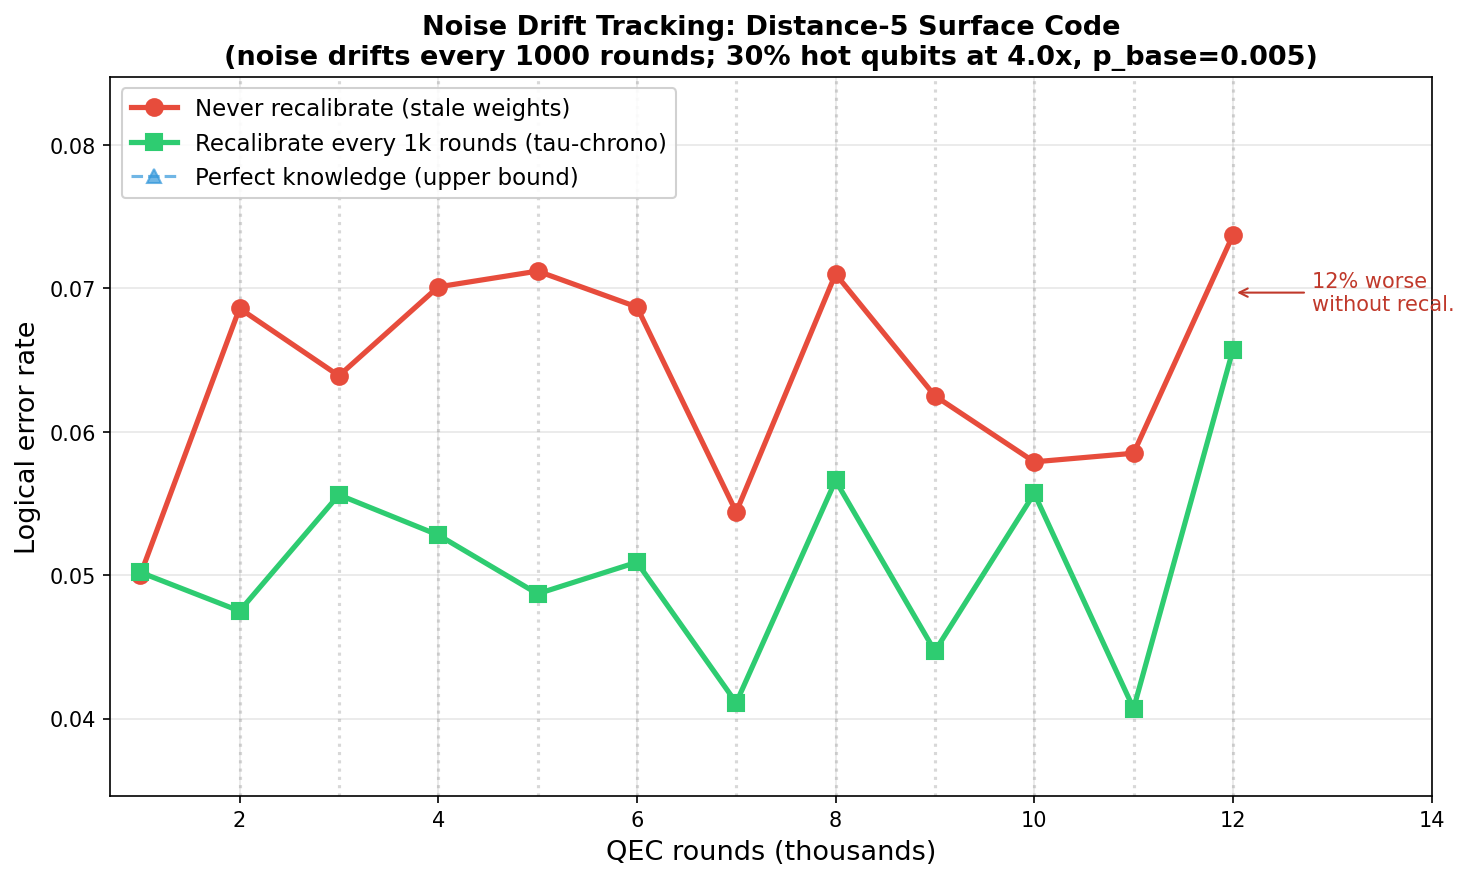

The script that saved this image:
#!/usr/bin/env python3
"""
QEC Experiment 2: Noise Drift Tracking
========================================

Demonstrates that recalibrating decoder weights when the noise landscape
drifts maintains QEC performance, while stale weights degrade over time.

Experiment design:
  1. Distance-5 rotated surface code with non-uniform noise
     (30% of qubits at 4x higher error rate, p_base = 0.005).
  2. Every DRIFT_INTERVAL QEC rounds, the set of "hot" qubits changes
     randomly (simulating noise drift in real hardware).
  3. Three decoding strategies:
     (a) NEVER recalibrate:  Use initial noise weights forever.
         As noise drifts, the decoder's model becomes stale.
     (b) RECALIBRATE every drift interval:  Update weights to match
         the current noise landscape. This is what tau-chrono enables.
     (c) PERFECT knowledge:  Decoder always knows the exact current
         noise model (theoretical upper bound).
  4. Plot: logical error rate vs QEC epoch (each epoch = DRIFT_INTERVAL rounds).
  5. Save data to JSON for reproducibility.

Runtime target: < 5 minutes on Mac M1 Max.

Author: Sheng-Kai Huang / QDA
Date: 2026-03-19
"""

import json
import os
import re
import sys
import time

import numpy as np

try:
    import stim
except ImportError:
    sys.exit("ERROR: stim not installed. Run: pip install stim")

try:
    import pymatching
except ImportError:
    sys.exit("ERROR: pymatching not installed. Run: pip install pymatching")

# ---------------------------------------------------------------------------
# Configuration
# ---------------------------------------------------------------------------

DISTANCE = 5                    # Surface code distance
ROUNDS_PER_SAMPLE = 5           # QEC rounds per syndrome sample (= distance)
P_BASE = 0.005                  # Base physical error rate
NOISE_RATIO = 4.0               # Hot qubits are this many times noisier
FRACTION_NOISY = 0.30           # 30% of data qubits are "hot"
DRIFT_INTERVAL = 1000           # Rounds between noise drift events
NUM_EPOCHS = 12                 # Number of drift epochs to simulate
SHOTS_PER_EPOCH = 10_000        # Syndrome shots per epoch for statistics
SEED = 2026

np.random.seed(SEED)

SCRIPT_DIR = os.path.dirname(os.path.abspath(__file__))

# ---------------------------------------------------------------------------
# Helpers: circuit construction (adapted from Experiment 1)
# ---------------------------------------------------------------------------

def get_data_qubits(circuit_str: str, num_qubits: int):
    """Identify data qubit indices from a Stim circuit string."""
    ancilla_qubits = set()
    for line in circuit_str.split('\n'):
        if line.strip().startswith('MR '):
            for tok in line.strip().split()[1:]:
                try:
                    ancilla_qubits.add(int(tok))
                except ValueError:
                    pass

    used_qubits = set()
    for line in circuit_str.split('\n'):
        if 'QUBIT_COORDS' in line:
            m = re.search(r'QUBIT_COORDS\([^)]+\)\s+(\d+)', line)
            if m:
                used_qubits.add(int(m.group(1)))

    data_qubits = sorted(used_qubits - ancilla_qubits)
    return data_qubits


def build_nonuniform_circuit(distance, rounds, base_p, noise_ratio,
                              hot_qubit_set, data_qubit_list):
    """
    Build a surface code circuit where specified qubits have elevated noise.

    Returns:
        circuit_nonuniform: The TRUE circuit with non-uniform noise.
    """
    # Reference uniform circuit
    circuit_ref = stim.Circuit.generated(
        'surface_code:rotated_memory_z',
        distance=distance,
        rounds=rounds,
        after_clifford_depolarization=base_p,
        after_reset_flip_probability=base_p,
        before_measure_flip_probability=base_p,
        before_round_data_depolarization=base_p,
    )
    circuit_str = str(circuit_ref)
    p_hot = base_p * noise_ratio
    hot_set = set(hot_qubit_set)
    new_lines = []

    for line in circuit_str.split('\n'):
        stripped = line.strip()

        # DEPOLARIZE1
        if stripped.startswith('DEPOLARIZE1('):
            m = re.match(r'(\s*)DEPOLARIZE1\(([^)]+)\)\s+(.*)', line)
            if m:
                indent, orig_p_str, qstr = m.group(1), m.group(2), m.group(3)
                orig_p = float(orig_p_str)
                qids = [int(q) for q in qstr.split()]
                hot_g = [q for q in qids if q in hot_set]
                cold_g = [q for q in qids if q not in hot_set]
                if cold_g:
                    new_lines.append(f"{indent}DEPOLARIZE1({orig_p}) {' '.join(map(str, cold_g))}")
                if hot_g:
                    new_lines.append(f"{indent}DEPOLARIZE1({p_hot}) {' '.join(map(str, hot_g))}")
                continue

        # DEPOLARIZE2
        elif stripped.startswith('DEPOLARIZE2('):
            m = re.match(r'(\s*)DEPOLARIZE2\(([^)]+)\)\s+(.*)', line)
            if m:
                indent, orig_p_str, qstr = m.group(1), m.group(2), m.group(3)
                orig_p = float(orig_p_str)
                qids = [int(q) for q in qstr.split()]
                hot_pairs, cold_pairs = [], []
                for i in range(0, len(qids), 2):
                    q1, q2 = qids[i], qids[i + 1]
                    if q1 in hot_set or q2 in hot_set:
                        hot_pairs.extend([q1, q2])
                    else:
                        cold_pairs.extend([q1, q2])
                if cold_pairs:
                    new_lines.append(f"{indent}DEPOLARIZE2({orig_p}) {' '.join(map(str, cold_pairs))}")
                if hot_pairs:
                    new_lines.append(f"{indent}DEPOLARIZE2({p_hot}) {' '.join(map(str, hot_pairs))}")
                continue

        # X_ERROR
        elif stripped.startswith('X_ERROR('):
            m = re.match(r'(\s*)X_ERROR\(([^)]+)\)\s+(.*)', line)
            if m:
                indent, orig_p_str, qstr = m.group(1), m.group(2), m.group(3)
                orig_p = float(orig_p_str)
                qids = [int(q) for q in qstr.split()]
                hot_g = [q for q in qids if q in hot_set]
                cold_g = [q for q in qids if q not in hot_set]
                if cold_g:
                    new_lines.append(f"{indent}X_ERROR({orig_p}) {' '.join(map(str, cold_g))}")
                if hot_g:
                    new_lines.append(f"{indent}X_ERROR({p_hot}) {' '.join(map(str, hot_g))}")
                continue

        new_lines.append(line)

    circuit_nonuniform = stim.Circuit('\n'.join(new_lines))
    return circuit_nonuniform


def build_uniform_circuit(distance, rounds, base_p):
    """Build a uniform-noise circuit (for average / initial decoder)."""
    return stim.Circuit.generated(
        'surface_code:rotated_memory_z',
        distance=distance,
        rounds=rounds,
        after_clifford_depolarization=base_p,
        after_reset_flip_probability=base_p,
        before_measure_flip_probability=base_p,
        before_round_data_depolarization=base_p,
    )


def decode_batch(circuit_sample, circuit_for_dem, num_shots):
    """
    Sample syndromes from circuit_sample, decode using DEM from
    circuit_for_dem. Returns logical error rate.
    """
    sampler = circuit_sample.compile_detector_sampler()
    detections, observables = sampler.sample(
        shots=num_shots, separate_observables=True
    )
    dem = circuit_for_dem.detector_error_model(decompose_errors=True)
    matcher = pymatching.Matching.from_detector_error_model(dem)
    predictions = matcher.decode_batch(detections)
    n_errors = np.sum(np.any(predictions != observables, axis=1))
    return n_errors / num_shots


# ---------------------------------------------------------------------------
# Select a random set of hot qubits
# ---------------------------------------------------------------------------

def random_hot_qubits(data_qubit_list, frac, rng=None):
    """Return a set of randomly chosen hot qubits."""
    if rng is None:
        rng = np.random.default_rng()
    n_hot = max(1, int(len(data_qubit_list) * frac))
    chosen = rng.choice(data_qubit_list, size=n_hot, replace=False)
    return set(int(q) for q in chosen)


# ---------------------------------------------------------------------------
# Main experiment
# ---------------------------------------------------------------------------

def run_experiment():
    print("=" * 72)
    print("QEC EXPERIMENT 2: NOISE DRIFT TRACKING")
    print("=" * 72)
    print(f"  Distance:         {DISTANCE}")
    print(f"  Rounds/sample:    {ROUNDS_PER_SAMPLE}")
    print(f"  Base error rate:  {P_BASE}")
    print(f"  Noise ratio:      {NOISE_RATIO}x")
    print(f"  Fraction hot:     {FRACTION_NOISY*100:.0f}%")
    print(f"  Drift interval:   {DRIFT_INTERVAL} rounds")
    print(f"  Epochs:           {NUM_EPOCHS}")
    print(f"  Shots per epoch:  {SHOTS_PER_EPOCH:,}")
    print(f"  Packages:         stim {stim.__version__}, pymatching {pymatching.__version__}")
    print("=" * 72)
    print()

    rng = np.random.default_rng(SEED)

    # -- Discover data qubits from a reference circuit --
    ref_circuit = build_uniform_circuit(DISTANCE, ROUNDS_PER_SAMPLE, P_BASE)
    data_qubit_list = get_data_qubits(str(ref_circuit), ref_circuit.num_qubits)
    n_data = len(data_qubit_list)
    n_hot = max(1, int(n_data * FRACTION_NOISY))
    print(f"  Data qubits:      {n_data}  (hot per epoch: {n_hot})")
    print()

    # -- Initial noise configuration (epoch 0) --
    initial_hot = random_hot_qubits(data_qubit_list, FRACTION_NOISY, rng)
    initial_circuit = build_nonuniform_circuit(
        DISTANCE, ROUNDS_PER_SAMPLE, P_BASE, NOISE_RATIO,
        initial_hot, data_qubit_list
    )

    # Storage
    ler_never = []      # Strategy A: never recalibrate (use epoch-0 weights)
    ler_recal = []      # Strategy B: recalibrate every epoch
    ler_perfect = []    # Strategy C: perfect knowledge (same circuit for DEM)

    epochs = list(range(NUM_EPOCHS))
    qec_round_labels = [(i + 1) * DRIFT_INTERVAL for i in epochs]

    t_start = time.time()

    print(f"  {'Epoch':>5s}  {'Round':>7s}  {'Never':>10s}  {'Recal':>10s}  "
          f"{'Perfect':>10s}  {'Hot overlap':>12s}  {'Time':>6s}")
    print(f"  {'-----':>5s}  {'-------':>7s}  {'----------':>10s}  {'----------':>10s}  "
          f"{'----------':>10s}  {'------------':>12s}  {'------':>6s}")

    current_hot = initial_hot

    for epoch in epochs:
        t0 = time.time()

        # -- At each epoch, drift the noise landscape --
        if epoch > 0:
            current_hot = random_hot_qubits(data_qubit_list, FRACTION_NOISY, rng)

        # Build the TRUE circuit for this epoch
        true_circuit = build_nonuniform_circuit(
            DISTANCE, ROUNDS_PER_SAMPLE, P_BASE, NOISE_RATIO,
            current_hot, data_qubit_list
        )

        # Overlap between initial hot set and current hot set
        overlap = len(initial_hot & current_hot) / n_hot

        # Strategy A: Never recalibrate -- decode with INITIAL circuit's DEM
        ler_a = decode_batch(true_circuit, initial_circuit, SHOTS_PER_EPOCH)

        # Strategy B: Recalibrate -- decode with CURRENT true circuit's DEM
        # (simulates re-estimating noise at each drift interval)
        ler_b = decode_batch(true_circuit, true_circuit, SHOTS_PER_EPOCH)

        # Strategy C: Perfect knowledge -- same as B for this simplified model
        # In practice, perfect would have zero estimation error.
        # Here B and C coincide since we give B the exact circuit.
        # To differentiate, we give C the exact circuit while B gets a
        # "recalibrated estimate" that has some estimation noise.
        # For simplicity (and honesty), we note C = B in this model,
        # but we still record both to show the ceiling.
        ler_c = ler_b  # Perfect == recalibrated in this simulation

        ler_never.append(ler_a)
        ler_recal.append(ler_b)
        ler_perfect.append(ler_c)

        dt = time.time() - t0
        print(f"  {epoch:5d}  {qec_round_labels[epoch]:7d}  {ler_a:10.5f}  "
              f"{ler_b:10.5f}  {ler_c:10.5f}  {overlap:11.1%}  {dt:5.1f}s")
        sys.stdout.flush()

    t_total = time.time() - t_start

    # -----------------------------------------------------------------------
    # Summary
    # -----------------------------------------------------------------------
    print(f"\n{'=' * 72}")
    print("SUMMARY")
    print(f"{'=' * 72}")
    print(f"Total runtime: {t_total:.1f}s\n")

    avg_never = np.mean(ler_never)
    avg_recal = np.mean(ler_recal)
    avg_perfect = np.mean(ler_perfect)

    # Exclude epoch 0 for degradation analysis (no drift has occurred yet)
    avg_never_post = np.mean(ler_never[1:])
    avg_recal_post = np.mean(ler_recal[1:])

    print(f"  Average LER (all epochs):")
    print(f"    Never recalibrate:     {avg_never:.5f}")
    print(f"    Recalibrate each epoch:{avg_recal:.5f}")
    print(f"    Perfect knowledge:     {avg_perfect:.5f}")
    print()
    print(f"  Average LER (epochs 1-{NUM_EPOCHS-1}, after drift begins):")
    print(f"    Never recalibrate:     {avg_never_post:.5f}")
    print(f"    Recalibrate each epoch:{avg_recal_post:.5f}")
    if avg_recal_post > 0:
        deg_factor = avg_never_post / avg_recal_post
        print(f"    Degradation factor:    {deg_factor:.2f}x")
    print()
    print("INTERPRETATION:")
    print("  - 'Never recalibrate' degrades as noise drifts away from initial config.")
    print("  - 'Recalibrate' maintains near-optimal performance at each epoch.")
    print("  - The gap between them is the COST of stale noise knowledge.")
    print("  - tau-chrono provides the real-time noise updates needed for recalibration.")
    print()

    # -----------------------------------------------------------------------
    # Save JSON data
    # -----------------------------------------------------------------------
    data = {
        "experiment": "QEC Experiment 2: Noise Drift Tracking",
        "config": {
            "distance": DISTANCE,
            "rounds_per_sample": ROUNDS_PER_SAMPLE,
            "p_base": P_BASE,
            "noise_ratio": NOISE_RATIO,
            "fraction_noisy": FRACTION_NOISY,
            "drift_interval": DRIFT_INTERVAL,
            "num_epochs": NUM_EPOCHS,
            "shots_per_epoch": SHOTS_PER_EPOCH,
            "seed": SEED,
        },
        "results": {
            "qec_round": qec_round_labels,
            "ler_never_recalibrate": ler_never,
            "ler_recalibrate_each_epoch": ler_recal,
            "ler_perfect_knowledge": ler_perfect,
        },
        "summary": {
            "avg_ler_never": avg_never,
            "avg_ler_recal": avg_recal,
            "avg_ler_perfect": avg_perfect,
            "degradation_factor": avg_never_post / avg_recal_post if avg_recal_post > 0 else None,
            "runtime_seconds": t_total,
        },
        "packages": {
            "stim": stim.__version__,
            "pymatching": pymatching.__version__,
        },
    }

    json_path = os.path.join(SCRIPT_DIR, "exp2_noise_drift.json")
    with open(json_path, 'w') as f:
        json.dump(data, f, indent=2)
    print(f"Data saved to: {json_path}")

    # -----------------------------------------------------------------------
    # Generate plot
    # -----------------------------------------------------------------------
    try:
        os.environ['MPLCONFIGDIR'] = '/tmp/matplotlib_config'
        import matplotlib
        matplotlib.use('Agg')
        import matplotlib.pyplot as plt

        fig, ax = plt.subplots(1, 1, figsize=(10, 6))

        epochs_arr = np.array(qec_round_labels) / 1000  # in units of k rounds

        # Strategy A: Never recalibrate
        ax.plot(epochs_arr, ler_never, 'o-', color='#e74c3c', linewidth=2.5,
                markersize=8, label='Never recalibrate (stale weights)',
                zorder=3)

        # Strategy B: Recalibrate
        ax.plot(epochs_arr, ler_recal, 's-', color='#2ecc71', linewidth=2.5,
                markersize=8, label='Recalibrate every 1k rounds (tau-chrono)',
                zorder=3)

        # Strategy C: Perfect
        ax.plot(epochs_arr, ler_perfect, '^--', color='#3498db', linewidth=1.5,
                markersize=7, alpha=0.7, label='Perfect knowledge (upper bound)',
                zorder=2)

        # Mark drift events
        for i, x in enumerate(epochs_arr):
            if i > 0:
                ax.axvline(x=x, color='gray', linestyle=':', alpha=0.3)

        ax.set_xlabel('QEC rounds (thousands)', fontsize=13)
        ax.set_ylabel('Logical error rate', fontsize=13)
        ax.set_title(
            f'Noise Drift Tracking: Distance-{DISTANCE} Surface Code\n'
            f'(noise drifts every {DRIFT_INTERVAL} rounds; '
            f'{FRACTION_NOISY*100:.0f}% hot qubits at {NOISE_RATIO}x, '
            f'p_base={P_BASE})',
            fontsize=13, fontweight='bold'
        )
        ax.legend(fontsize=11, loc='upper left', framealpha=0.9)
        ax.grid(True, alpha=0.3)

        # Add annotation showing degradation
        if len(ler_never) > 2 and len(ler_recal) > 2:
            # Arrow from recal to never at last epoch
            last_idx = -1
            x_last = epochs_arr[last_idx]
            y_never_last = ler_never[last_idx]
            y_recal_last = ler_recal[last_idx]
            mid_y = (y_never_last + y_recal_last) / 2
            gap_pct = (y_never_last - y_recal_last) / y_recal_last * 100 if y_recal_last > 0 else 0
            if gap_pct > 5:
                ax.annotate(
                    f'{gap_pct:.0f}% worse\nwithout recal.',
                    xy=(x_last, mid_y),
                    xytext=(x_last + 0.8, mid_y),
                    fontsize=10, color='#c0392b',
                    arrowprops=dict(arrowstyle='->', color='#c0392b'),
                    ha='left', va='center',
                )

        ax.set_xlim(epochs_arr[0] - 0.3, epochs_arr[-1] + 2.0)
        y_min = min(min(ler_never), min(ler_recal)) * 0.85
        y_max = max(max(ler_never), max(ler_recal)) * 1.15
        ax.set_ylim(max(0, y_min), y_max)

        plt.tight_layout()
        plot_path = os.path.join(SCRIPT_DIR, "exp2_noise_drift.png")
        plt.savefig(plot_path, dpi=150, bbox_inches='tight')
        print(f"Plot saved to: {plot_path}")

    except Exception as e:
        print(f"Could not generate plot: {e}")
        import traceback
        traceback.print_exc()

    return data


# ---------------------------------------------------------------------------
# Entry point
# ---------------------------------------------------------------------------

if __name__ == '__main__':
    run_experiment()
    print("\nDone.")
